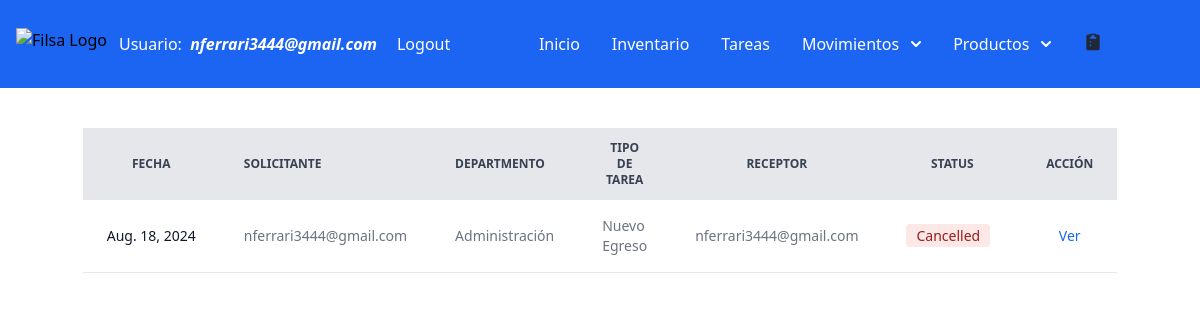
Before: /tasks/ (signed in) with the older database file.
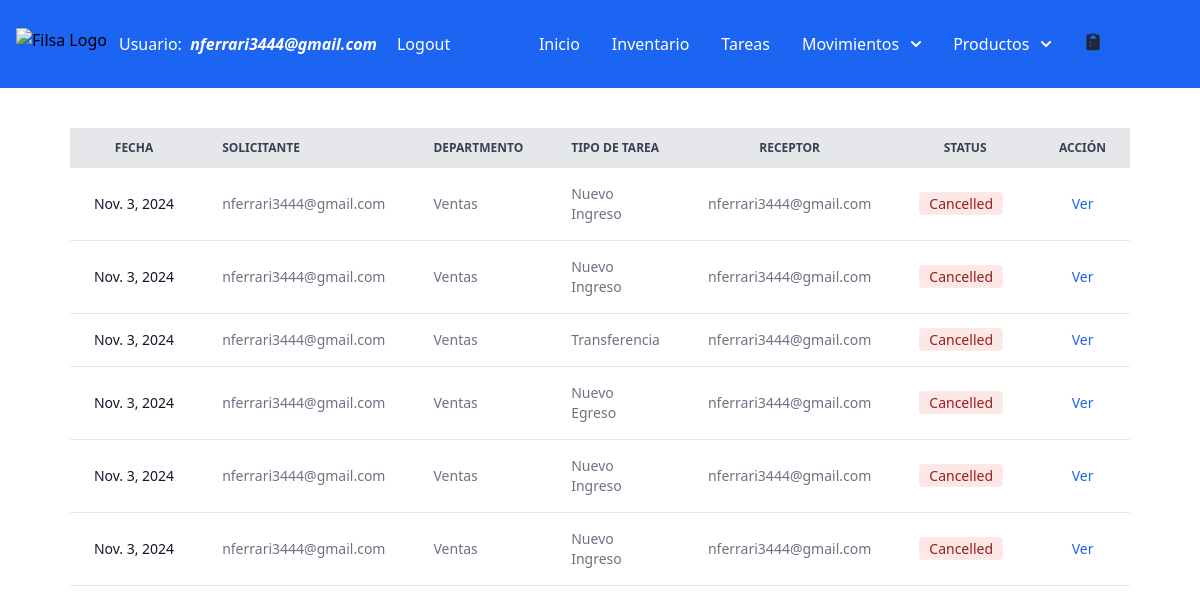
After: the same page with the newer database file.
### filsa/models.py (models this page shows)
class CustomUser( AbstractBaseUser , PermissionsMixin ):
    class Meta:
        verbose_name = 'Usuarios'
        verbose_name_plural = 'Usuarios'
    username = models.CharField(max_length=40, verbose_name="Usuario")
    password = models.CharField(max_length=100)
    email = models.EmailField(max_length=40, blank=False, unique=True,
                              default='', error_messages =
                                {'required': 'Please provide your email address.',
                  'unique': 'An account with this email exist'}, verbose_name="Correo")
    departamento = models.CharField(max_length=30,  default='Sales', verbose_name="Departamento")
    role = models.CharField(max_length=40,  blank=True, null=True, verbose_name= "Rol")
    is_staff = models.BooleanField(default=False)
    is_superuser = models.BooleanField(default=False)
    is_active = models.BooleanField(default=True)
    USERNAME_FIELD = 'email'
    REQUIRED_FIELDS = ['username']
    objects = CustomUserManager()

class Tasks(models.Model):
    STATUS = [('Pending','Pending'),
              ('Confirmed','Confirmed'),
              ('Cancelled', 'Cancelled')]
    DEPARTMENT = [('Ventas','Ventas'),
                ('Dirección', 'Dirección'),
                ('Administración', 'Administración'),
                 ('Encargado Servicio Técnico', 'Encargado Servicio Técnico'),
                ('Servicio Técnico', 'Servicio Técnico'),
                ('Logística','Logística')
                ]
    MOTIVOSINGRESO = [('Devolución Mercadería', 'Devolución Mercadería'),
                ('Importación', 'Importación'),
                 ('Compra en Plaza', 'Compra en Plaza'),
                 ('Armado Nuevo Producto', 'Armado Nuevo Producto' )]
    MOTIVOSEGRESO = [('Servicio Técnico', 'Servicio Técnico'),
                     ('Planta de Armado', 'Planta de Armado'),
                      ('Ventas', 'Ventas'),
                       ('Mantenimiento', 'Mantenimiento') ]
    task_id = models.AutoField(primary_key=True)
    receptor = models.ForeignKey(CustomUser, on_delete=models.CASCADE, related_name='receptor',  blank=True, null=True)
    issuer = models.ForeignKey(CustomUser, on_delete=models.CASCADE, related_name='issuer', blank=True, null=True)
    status = models.CharField(max_length=30, choices= STATUS, default='Pending')
    department = models.CharField(max_length=30, choices = DEPARTMENT, default='Sales')
    date = models.DateField(verbose_name=u"Fecha")
    deliveryDate = models.DateField(verbose_name=u"Fecha", default = '1970-01-01')
    motivoIngreso = models.CharField(max_length=30, choices = MOTIVOSINGRESO) # default='Transferencia Depósitos')
    motivoEgreso = models.CharField(max_length=30, choices = MOTIVOSEGRESO) #default='Transferencia Depósitos')
    warehouseProduct = models.ForeignKey(WarehousesProduct, on_delete= models.CASCADE, blank=True, null=True)
    actionType = models.CharField(max_length=20,  default='Inbound')
    observationsSolicitud = models.CharField(max_length=500, null=True, blank= True)
    observationsConfirma = models.CharField(max_length=500, null=True, blank= True)

### filsa/views.py (the view)
# urls.py: path('tasks/', TaskListView.as_view() , name='tasks'),
class TaskListView(LoginRequiredMixin, generic.ListView):
    template_name = 'tasks.html'
    model = Tasks
    def get_queryset(self) -> QuerySet[Any]:
        user_is_staff = self.request.user.is_staff
        if user_is_staff:
            self.tasks = Tasks.objects.all() # , actionType='Nueva Solicitud')
            return self.tasks
        print('user is superuser', self.request.user.is_superuser)
        user_group = self.request.user.groups.values_list('name',flat = True)[0].strip()
        print('user_group', user_group)
        if user_group == 'Tecnico':
            tasks = ["Transferencia","Confirma Transferencia"]
        elif user_group == 'Comercial':
            tasks = ["Nuevo Egreso", "Confirma Egreso"]
        else:
            tasks = ["Transferencia","Confirma Transferencia", "Nuevo Ingreso", "Confirma Ingreso", "Nuevo Egreso", "Confirma Egreso"]
        self.tasks = Tasks.objects.filter(actionType__in = tasks) #filter(status='Pending') # , actionType='Nueva Solicitud')
        return self.tasks
    def get_context_data(self, **kwargs):
        context = super(TaskListView, self).get_context_data(**kwargs)
        context['tasks'] = self.tasks
        return context

### filsa/templates/tasks.html (shortened to what this page needs)
{% extends '_base.html' %}
{% load static %}
{% block content %}
<div class="w-full px-4 relative overflow-x-auto mt-10 sm:rounded-lg">
    <table class="py-8 px-4 mx-auto max-w-2xl lg:py-16 text-sm text-left rtl:text-right text-gray-500 dark:text-gray-400">
        <thead class="text-xs text-gray-700 uppercase bg-gray-200 dark:bg-gray-700 dark:text-gray-400">
            <tr class="text-center">
                <th scope="col" class="px-6 py-3">
                    Fecha
                </th>
                <th scope="col" class="px-6 py-3">
                    <div class="flex items-center">
                        Solicitante
                    </div>
                </th>
                <th scope="col" class="px-6 py-3">
                    <div class="flex items-center">
                        Departmento
                    </div>
                </th>
                <th scope="col" class="px-6 py-3">
                    <div class="flex items-center">
                        Tipo de Tarea
                    </div>
                </th>
                <th scope="col" class="px-6 py-3">
                    <div class="">
                        Receptor
                    </div>
                </th>
                <th scope="col" class="px-6 py-3">
                    <div class="">
                        Status
                    </div>
                </th>
                <th scope="col-span-2" class="px-6 py-3">
                    <div class="">
                        Acción
                    </div>
                </th>
            </tr>
        </thead>
        <tbody>
            {% for task in tasks %}
            <tr class="bg-white border-b dark:bg-gray-800 dark:border-gray-700">
                <th scope="row" class="px-6 py-4 font-medium text-gray-900 whitespace-nowrap dark:text-white">
                    {{task.date}}
                </th>
                <td class="px-6 py-4">
                    {{task.issuer}}
                </td>
                <td class="px-6 py-4">
                    {{task.department}}
                </td>
                <td class="px-6 py-4">
                    {{task.actionType}}
                </td>
                <td class="px-6 py-4">
                    {{task.receptor}}
                </td>
                    {% if task.status == 'Pending' %}
                    <td class="px-6 py-4 text-center">
                        <span class="bg-yellow-100 text-yellow-800 text-sm font-medium me-2 px-2.5 py-0.5 rounded dark:bg-yellow-900 dark:text-yellow-300">{{task.status}}</span>
                    </td>
                    {% elif task.status == 'Confirmed' %}
                    <td class="px-6 py-4 text-center">
                    <span class="bg-green-100 text-green-800 text-sm font-medium me-2 px-2.5 py-0.5 rounded dark:bg-green-900 dark:text-green-300">{{task.status}}</span>
                     {% elif task.status == 'Cancelled' %}
                    <td class="px-6 py-4 text-center">
                    <span class="bg-red-100 text-red-800 text-sm font-medium me-2 px-2.5 py-0.5 rounded dark:bg-green-900 dark:text-red-300">{{task.status}}</span>
                </td>
                {% endif %}
                {% if task.actionType == 'Nuevo Egreso' and task.status == 'Pending' %}
                <td class="w-full block items-center px-4 py-4">
                    <a href="{% url 'outbounddelivery' requested_id=task.task_id %}"  class="w-full mr-0 mb-5 text-center text-blue-600 dark:text-blue-500 hover:underline">
                    <span class="block space-x-4 bg-green-100 text-green-800 text-sm font-medium mr-0 p-0.5 mb-5 rounded dark:bg-green-900 dark:text-green-300">Confirmar</span></a>
                    <a href="{% url 'editdeliverytask' requested_id=task.task_id %}"  class="w-full mb-5 text-center mb-4 text-black-400 dark:text-blue-500 hover:underline">
                    <span class="block space-x-4 bg-blue-200 text-blue-800 text-sm font-medium mr-0 p-0.5 mb-5 rounded dark:bg-blue-200 dark:text-red-300">Editar</span></a>
                    <button data-modal-target="popup-modal-{{task.task_id}}" data-modal-toggle="popup-modal-{{task.task_id}}" class="w-full space-x-4 bg-red-100 text-red-800 text-sm font-medium mr-0 p-0.5 mb-5 rounded dark:bg-red-900 dark:text-red-300" type="button">
                        Cancelar
                        </button>
                    <!-- <a href="{% url 'canceltask' requested_id=task.task_id %}"  class="w-full text-center font-medium text-blue-600 dark:text-blue-500 hover:underline">
                    <span class="block space-x-4 bg-red-100 text-red-800 text-sm font-medium mr-0 p-0.5 rounded dark:bg-red-900 dark:text-red-300">Cancelar</span></a>                         -->
                </td>
                {% elif task.actionType == 'Confirma Egreso' and task.status == 'Confirmed'  or  task.actionType == 'Nuevo Egreso' and task.status == 'Cancelled' %}
                <td class="px-6 py-4 text-center">
                    <a href="{% url 'outboundconfirmed' requested_id=task.task_id %}"  class="font-medium text-blue-600 dark:text-blue-500 hover:underline">Ver</a>
                </td>
                {% elif task.actionType == 'Nuevo Ingreso' and task.status == 'Confirmed' or task.actionType == 'Nuevo Ingreso' and task.status == 'Cancelled'  %}
                <td class="px-6 py-4 text-center">
                    <a href="{% url 'inboundconfirmed' requested_id=task.task_id %}"  class="font-medium text-blue-600 dark:text-blue-500 hover:underline">Ver</a>
                </td>
                {% elif task.actionType == 'Confirma Transferencia' and task.status == 'Confirmed' or task.actionType == 'Transferencia' and task.status == 'Cancelled' %}
                <td class="px-6 py-4 text-center">
                    <a href="{% url 'transferconfirmed' requested_id=task.task_id %}"  class="font-medium text-blue-600 dark:text-blue-500 hover:underline">Ver</a>
                </td>
                 {% endif %}
            </tr>
            {% endfor %}
        </tbody>
    </table>
</div>
  {% endblock content %}

### filsa/templates/_base.html (shortened to what this page needs)
{% load compress %}
{% load static %}
{% load grouptag %}
<!DOCTYPE html>
<html lang="en">
<head>
<link rel="stylesheet" href="https://ajax.googleapis.com/ajax/libs/jqueryui/1.11.4/themes/smoothness/jquery-ui.css">
    {% compress css %}
 <link rel="stylesheet" href="{% static 'src/output.css' %}">
    {% endcompress %}
</head>
<nav class="sm:w-full bg-blue-600 border-gray-200 dark:bg-gray-900">
    <div class="max-w-screen-xl flex flex-wrap items-center p-4">
      <a href="https://www.filsa.com.uy/" target="_blank" class="flex items-center space-x-3 rtl:space-x-reverse">
          <img src="https://filsa.s3.amazonaws.com/logo.jpg" class="h-8" alt="Filsa Logo" />
      </a>
      {% if user.is_authenticated %}
      <div class="flex text-white ml-3 lg:mr-0 sm:mr-0 lm:mr-0">
        Usuario: &nbsp <i><strong class="text-black-400">{{user.get_username}}</strong></i>
      </div>
      <a href="{% url 'logout' %}" class="ml-3 py-4 px-2 text-white hover:text-green-500 transition duration-300">Logout</a>
      {% else %}
      <a href="{% url 'login' %}" class="py-4 px-2 text-white hover:text-green-500 transition duration-300">Login</a>
      {% endif %}
      <div class="mx-auto hidden w-full md:block md:w-auto" id="navbar-default">
        <ul class="font-medium flex flex-col p-4 md:p-0 mt-4 border border-gray-100 rounded-lg md:flex-row md:space-x-8 rtl:space-x-reverse md:mt-0 md:border-0 dark:bg-gray-800 md:dark:bg-gray-900 dark:border-gray-700">
          <li>
            <a href="{% url 'home' %}" class="text-white rounded hover:bg-gray-100 md:border-0 md:hover:text-blue-700 md:p-0 dark:text-white md:dark:hover:text-blue-500 dark:hover:bg-gray-700 dark:hover:text-white md:dark:hover:bg-transparent">Inicio</a>
          </li>
          <li>
            <a href="{% url 'stock' %}" class="block py-2 px-3 text-white rounded hover:bg-gray-100 md:border-0 md:hover:text-blue-700 md:p-0 dark:text-white md:dark:hover:text-blue-500 dark:hover:bg-gray-700 dark:hover:text-white md:dark:hover:bg-transparent">Inventario</a>
          </li>
          <li>
            <a href="{% url 'tasks' %}" class="block py-2 px-3 text-white rounded hover:bg-gray-100 md:border-0 md:hover:text-blue-700 md:p-0 dark:text-white md:dark:hover:text-blue-500 dark:hover:bg-gray-700 dark:hover:text-white md:dark:hover:bg-transparent">Tareas</a>
          </li>
          <button id="dropdownDefaultButton" data-dropdown-toggle="dropdown" class="text-white focus:ring-4 focus:outline-none focus:ring-blue-300 font-medium rounded-lg inline-flex items-center dark:bg-blue-600 dark:hover:bg-blue-700 dark:focus:ring-blue-800" type="button">Movimientos<svg class="w-2.5 h-2.5 ms-3" aria-hidden="true" xmlns="http://www.w3.org/2000/svg" fill="none" viewBox="0 0 10 6">
            <path stroke="currentColor" stroke-linecap="round" stroke-linejoin="round" stroke-width="2" d="m1 1 4 4 4-4"/>
            </svg>
            </button>
             {% if user.groups.all.0.name.strip == "Administrador"  %}
            <button id="dropdownDefaultButton" data-dropdown-toggle="dropdown-productos" class="text-white focus:ring-4 focus:outline-none focus:ring-blue-300 font-medium rounded-lg inline-flex items-center dark:bg-blue-600 dark:hover:bg-blue-700 dark:focus:ring-blue-800" type="button">Productos<svg class="w-2.5 h-2.5 ms-3" aria-hidden="true" xmlns="http://www.w3.org/2000/svg" fill="none" viewBox="0 0 10 6">
              <path stroke="currentColor" stroke-linecap="round" stroke-linejoin="round" stroke-width="2" d="m1 1 4 4 4-4"/>
              </svg>
              </button>
                    {% endif %}
          <li>
            {% if user.groups.all.0.name.strip == "Administrador" %}
            <a href="{% url 'newcotization' %}" data-popover-target="popover-default" class="block py-2 px-3 text-gray-900 rounded hover:bg-gray-100 md:border-0 md:hover:text-blue-700 md:p-0 dark:text-white md:dark:hover:text-blue-500 dark:hover:bg-gray-700 dark:hover:text-white md:dark:hover:bg-transparent">
              </a>
            {% endif %}
        </li>
        </ul>
      </div>
    </div>
  </nav>
 {% block content %}
 {% endblock content %}
</html>

Changed rows visible on the page:
changed Tasks (number 1 of 6 on the later page): date "Aug. 18, 2024" → "Nov. 3, 2024"; department "Administración" → "Ventas"; actionType "Nuevo Egreso" → "Nuevo Ingreso"
added Tasks: date "Nov. 3, 2024", issuer "nferrari3444@gmail.com", department "Ventas", actionType "Nuevo Ingreso", receptor "nferrari3444@gmail.com", status "Cancelled", shows "Ver"
added Tasks: date "Nov. 3, 2024", issuer "nferrari3444@gmail.com", department "Ventas", actionType "Transferencia", receptor "nferrari3444@gmail.com", status "Cancelled", shows "Ver"
added Tasks: date "Nov. 3, 2024", issuer "nferrari3444@gmail.com", department "Ventas", actionType "Nuevo Egreso", receptor "nferrari3444@gmail.com", status "Cancelled", shows "Ver"
added Tasks: date "Nov. 3, 2024", issuer "nferrari3444@gmail.com", department "Ventas", actionType "Nuevo Ingreso", receptor "nferrari3444@gmail.com", status "Cancelled", shows "Ver"
added Tasks: date "Nov. 3, 2024", issuer "nferrari3444@gmail.com", department "Ventas", actionType "Nuevo Ingreso", receptor "nferrari3444@gmail.com", status "Cancelled", shows "Ver"
